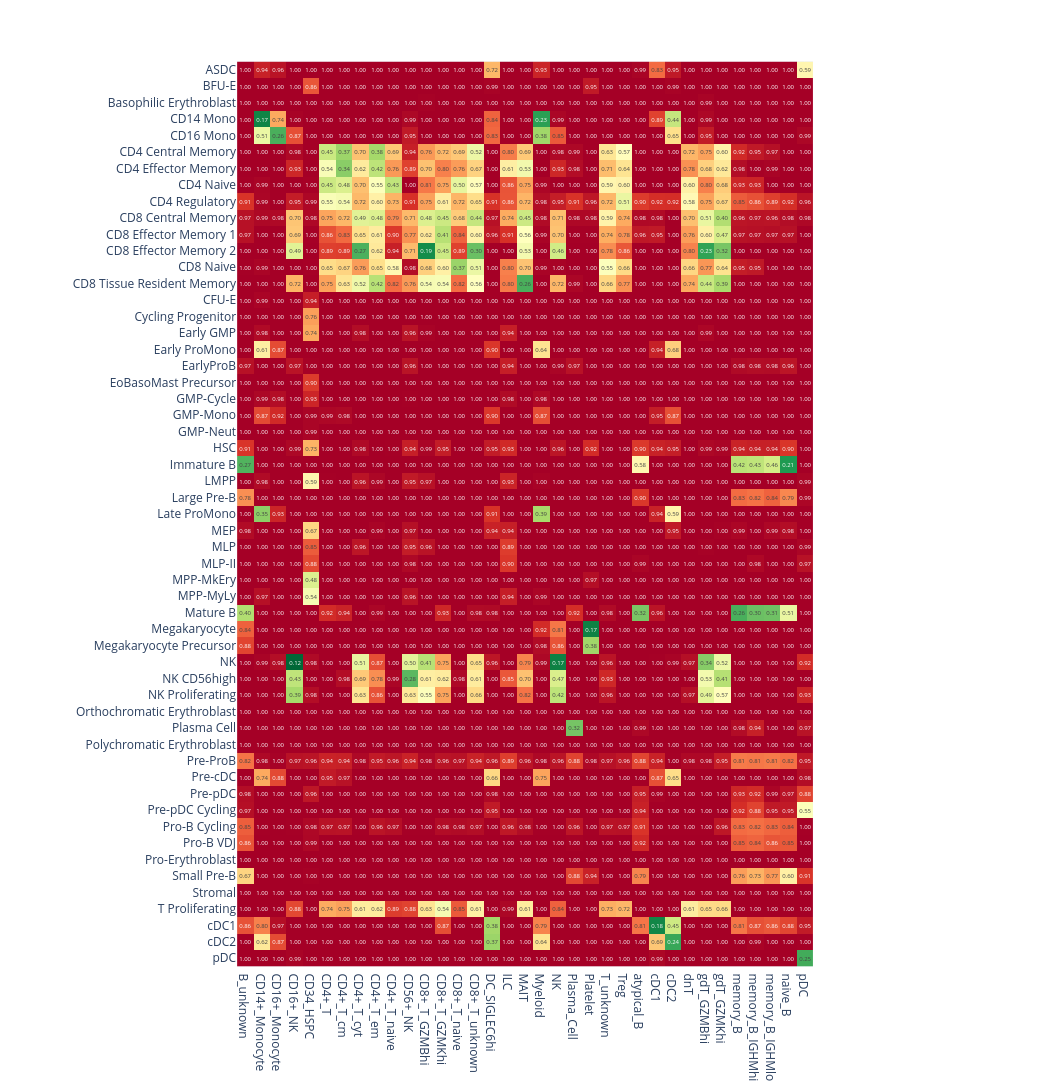

The notebook cell this image was saved under:
### Code cell
de_gene_overlap = de_gene_rank_difference_distance(
    adata_query,
    adata_ref,
    n_genes_ova=10,
    n_genes_ava=3,
    overlap_threshold=0.3,
    overlap_n_genes=10,
    adj_p_val_threshold=0.05,
    auroc_threshold=0.6,
    gene_filtering=True,
)
de_gene_overlap = de_gene_overlap.sort_index().sort_index(axis=1)

fig = plot_cluster_mapping(de_gene_overlap, colormap="RdYlGn_r", show=False)
fig.update_coloraxes(showscale=False)

### Figure 1 — Plotly figure (JSON) as saved in the notebook; plotly's stock layout.template omitted (floating-point values rounded to 4 significant figures; data arrays with more than 128 entries replaced by an {"elided": "..."} marker saying what was removed)
{"data": [{"coloraxis": "coloraxis", "hovertemplate": "x: %{x}<br>y: %{y}<br>color: %{z}<extra></extra>", "name": "0", "texttemplate": "%{z:.2f}", "type": "heatmap", "x": ["B_unknown", "CD14+_Monocyte", "CD16+_Monocyte", "CD16+_NK", "CD34_HSPC", "CD4+_T", "CD4+_T_cm", "CD4+_T_cyt", "CD4+_T_em", "CD4+_T_naive", "CD56+_NK", "CD8+_T_GZMBhi", "CD8+_T_GZMKhi", "CD8+_T_naive", "CD8+_T_unknown", "DC_SIGLEC6hi", "ILC", "MAIT", "Myeloid", "NK", "Plasma_Cell", "Platelet", "T_unknown", "Treg", "atypical_B", "cDC1", "cDC2", "dnT", "gdT_GZMBhi", "gdT_GZMKhi", "memory_B", "memory_B_IGHMhi", "memory_B_IGHMlo", "naive_B", "pDC"], "xaxis": "x", "y": ["ASDC", "BFU-E", "Basophilic Erythroblast", "CD14 Mono", "CD16 Mono", "CD4 Central Memory", "CD4 Effector Memory", "CD4 Naive", "CD4 Regulatory", "CD8 Central Memory", "CD8 Effector Memory 1", "CD8 Effector Memory 2", "CD8 Naive", "CD8 Tissue Resident Memory", "CFU-E", "Cycling Progenitor", "Early GMP", "Early ProMono", "EarlyProB", "EoBasoMast Precursor", "GMP-Cycle", "GMP-Mono", "GMP-Neut", "HSC", "Immature B", "LMPP", "Large Pre-B", "Late ProMono", "MEP", "MLP", "MLP-II", "MPP-MkEry", "MPP-MyLy", "Mature B", "Megakaryocyte", "Megakaryocyte Precursor", "NK", "NK CD56high", "NK Proliferating", "Orthochromatic Erythroblast", "Plasma Cell", "Polychromatic Erythroblast", "Pre-ProB", "Pre-cDC", "Pre-pDC", "Pre-pDC Cycling", "Pro-B Cycling", "Pro-B VDJ", "Pro-Erythroblast", "Small Pre-B", "Stromal", "T Proliferating", "cDC1", "cDC2", "pDC"], "yaxis": "y", "z": {"elided": "55x35 float values"}}], "layout": {"autosize": false, "coloraxis": {"colorscale": [[0, "rgb(0,104,55)"], [0.1, "rgb(26,152,80)"], [0.2, "rgb(102,189,99)"], [0.3, "rgb(166,217,106)"], [0.4, "rgb(217,239,139)"], [0.5, "rgb(255,255,191)"], [0.6, "rgb(254,224,139)"], [0.7, "rgb(253,174,97)"], [0.8, "rgb(244,109,67)"], [0.9, "rgb(215,48,39)"], [1, "rgb(165,0,38)"]], "showscale": false}, "height": 1375, "margin": {"t": 60}, "width": 1050, "xaxis": {"anchor": "y", "autorange": true, "constrain": "domain", "domain": [0.0401, 0.9599], "range": [-0.5, 34.5], "scaleanchor": "y", "type": "category"}, "yaxis": {"anchor": "x", "autorange": true, "constrain": "domain", "domain": [0.0006135, 0.9994], "range": [54.5, -0.5], "type": "category"}}}
